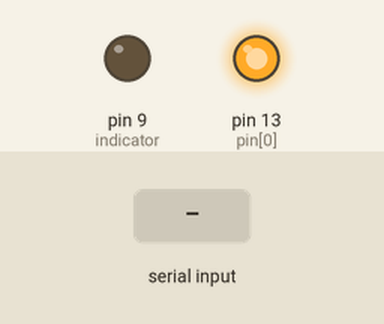
Bench run of a sketch on a simulated Arduino Uno, built with avr-gcc and run on an emulated ATmega328P. Parts: output pins drawn as LEDs (lit = HIGH). Dashed ring = blinking. The inputs (shaded band) are chosen by the test bench. Pins used as bus, display or sensor lines are not drawn; what the sketch prints to the serial monitor is not drawn.

Above: at 1.2 s.
1.3 s: "5\n" received over Serial
At 4.2 s:
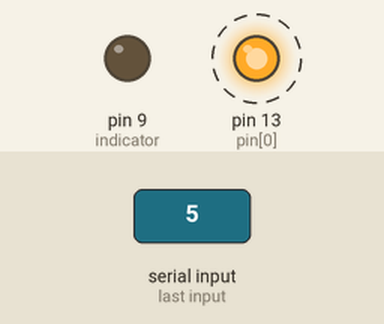
4.3 s: "0\n" received over Serial
At 4.8 s:
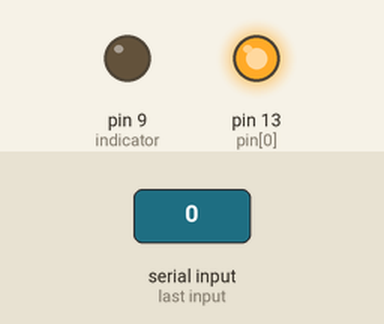
5.8 s: "90,45\n" received over Serial
At 6.9 s:
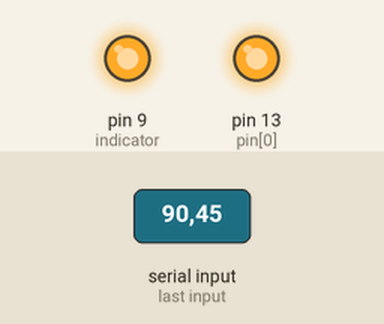
Timing chart, 0 to 9.3 s (numbered marks = the images above; inputs shaded):
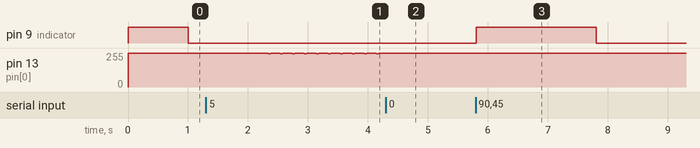

Measured:
- after the input at 1.3 s, pin 13 (pin[0]): alternates 255/255 for 0.16 s and 249/255 for 0.04 s, starting after 1.0 s
- after the input at 4.3 s, pin 13 (pin[0]): stops changing and stays 255/255
- after the input at 5.8 s, pin 9 (indicator): LOW → HIGH at once, → LOW 2.0 s later

The sketch:

FlashingLightsSerialEdit.ino
```cpp
/* Write an array of firing frequencies and pulse widths and change them with a computer

It can also flip the array of flashing lights if desired

 For the below code, the following convention is used:
 Frequencies are in Hz
 Pulse widths are in milliseconds

 The LED array is indexed as follows:
  _________________________________
 |  3   4   3   4   1   2   1   2  |
 |  3   4   3   4   1   2   1   2  |
 |  3   4   3   4   1   2   1   2  |
 | Crickmore Lab / HMS Instr.      |
 |_________________________________|


 NOTE: The Buckpuck interpets a high control voltage as
 off and a low control voltage as on. It's stupid, but it
 probably made life easier for the guy who designed it. Oh
 well. Anyways, that explains why the digital write commands
 seem backwards.

 Stephen Thornquist March 22, 2015
 */

 // indicator is the pin corresponding to the indicator LED
const int indicator = 9;
const int numPins = 9;
int pin[numPins] = {13,13,13,13};
// Timescale says how many of our selected timescale are in a second
// so if we use microseconds, we should switch this to 1000000
const int timescale = 1000;
// startTime is how long until it should start
unsigned long startTime = 00000;
// duration is how long the Arduino should run its protocol.
unsigned long duration = 12000000; // 200 minutes
// endOfDays is when the protocol should end
unsigned long endOfDays = startTime + duration;
// Array of frequencies desired (in Hz)
// To tell a controller to be constantly off, input 0 for frequency
double freq[numPins] = {0,0,0,0};
// Array of pulse widths desired (in milliseconds)
// You don't need to worry about pulse width for constant
// LEDs.
double pulseWidth[numPins] = {1,1,1,1};

unsigned long lastOn[numPins]={ 0, 0, 0, 0};

// flipTime tells you how long to run a pulse pattern before switching
// to its inverse (in milliseconds).
unsigned long flipTime = 300000;
// the int flip keeps track of whether or not the state is flipped
int flipBit = 0;
int hasStarted = 0;
unsigned long blockOn = 0;
/* Load setup and initialize every pin as an output.
   Further, if the pin is set to be constant, initialize that.
*/
void setup() {
  Serial.begin(9600);
  for(int k = 0; k < numPins; k++){
    pinMode(pin[k],OUTPUT);
    digitalWrite(pin[k],HIGH);
  }
    blockOn = 0;
    hasStarted = 0;
    pinMode(indicator,OUTPUT);
    Serial.write("Arduino on");
    /* digitalWrite(indicator,HIGH);
    delay(1000);
    digitalWrite(indicator,LOW);
    hasStarted = 1; */
}

// Run this loop ad electrical nauseum
void loop() {
  unsigned long currentTime = millis();
  // Check to see if it's time to start or not and then turn on the light
  if((currentTime > startTime) && hasStarted == 0) {
    digitalWrite(indicator,HIGH);
    delay(1000);
    digitalWrite(indicator,LOW);
    hasStarted = 1;
    Serial.write("Starting expt!");
  }

  if(currentTime > startTime && currentTime<endOfDays ) {
    // Step through each pin, indexed from 0
    for(int pinScan = 0; pinScan < numPins; pinScan++){
      // See if this pin is supposed to be constantly on
      if(freq[pinScan]!=0) {
        // Now make sure the pin is supposed to be on (not yet implemented, was buggy)
          // If it has been the pulse width since the last time the LED
          // was turned on, turn it off.
          if((currentTime-lastOn[pinScan]) > pulseWidth[pinScan]) {
            if(pinScan == 0) {
              digitalWrite(indicator,LOW);
            }
            digitalWrite(pin[pinScan], HIGH);
          }

          // If it's been timescale/frequency units of time since the LED
          // was last turned on, turn it on again. Then annotate
          // having done so by updating the lastOn array.
          if((double(currentTime - lastOn[pinScan])*freq[pinScan])>=timescale){
            if(pinScan == 0) {
              digitalWrite(indicator,HIGH);
            }
            digitalWrite(pin[pinScan], LOW);
            lastOn[pinScan] = currentTime;
          }
      }
      else {
        digitalWrite(pin[pinScan],HIGH);
        if(pinScan == 0) {
          digitalWrite(indicator, LOW);
        }
      }
    }
  }
  if(currentTime > endOfDays) {
    digitalWrite(indicator, LOW);
    for(int pinScan = 0; pinScan < numPins; pinScan++) {
      digitalWrite(pin[pinScan], HIGH);
    }
  }
}


// For when something gets written to serial port
void serialEvent() {
  /* Freeze wells in the off state */
  for(int k = 0; k < numPins; k++){
    digitalWrite(pin[k],HIGH);
  }
  float inFreq = Serial.parseFloat();
  int inPW = Serial.parseInt();
  // Translate the well request into which pin to modify
  for(int i = 0; i < numPins; i++) {
      freq[i] = inFreq;
      pulseWidth[i] = inPW;
  }
}
```
